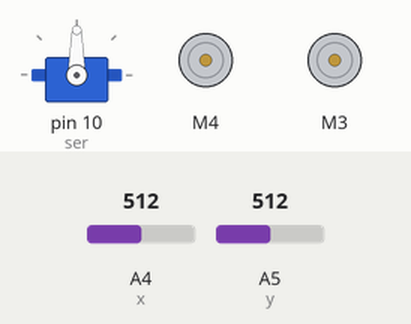
This sketch was run on a simulated Arduino Uno, built with avr-gcc and run on an emulated ATmega328P. Shown: servo, 2 × DC motor (green arrow = forward, orange = backward, longer = faster). Inputs (shaded band) come from the test bench; at power-on: A4 (x) = 512, A5 (y) = 512.

Above: at 1.2 s.
1.3 s: A4 (x) set to 894
2.8 s: A4 (x) set to 916
5.2 s: A4 (x) set to 109
6.7 s: A4 (x) set to 95
At 7.45 s:
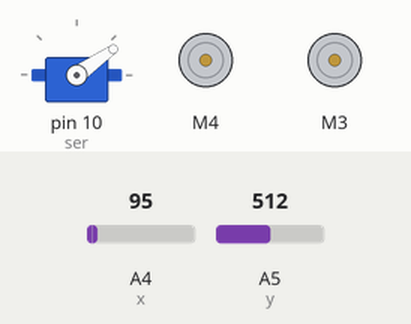
At 8.7 s:
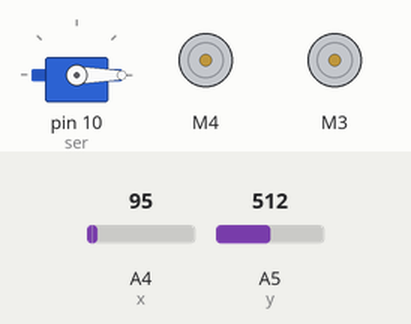
9.1 s: A4 (x) set to 910
At 10.7 s:
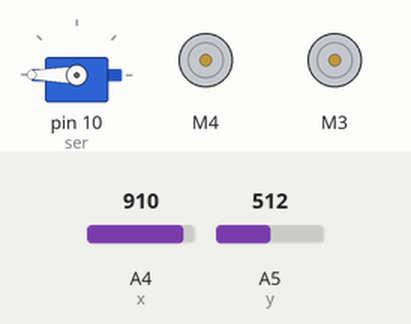
11.5 s: A4 (x) set to 90
At 11.65 s:
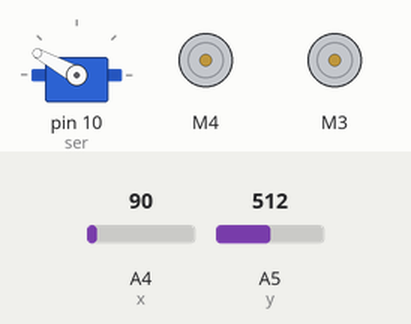
Timing chart, 0 to 14.5 s (numbered marks = the images above; inputs shaded):
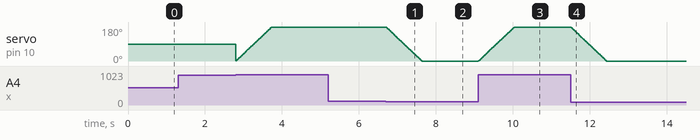

The sketch:

remotecar.ino
```cpp
#include <Servo.h> //Importing servo library
#include <AFMotor.h> //Importing AdaFruit motor library
AF_DCMotor ml(4);
AF_DCMotor mr(3);//Assigning driver ports 3 and 4 fo right and left leg motors
Servo ser;//Creating servo object
short agl , x = A4, y = A5 ; //agl is the angle of the servo, x and y are the analog inputs from the analog joystick.
void setup()
{
	ser.attach(10);//Assigning pin 10 for the servo motor
  ser.write(90);//Starting angle 90 degrees, ie looking forward.
  ml.setSpeed(0);
  mr.setSpeed(0);//Setting DC motor speeds to 0 at the start.
}
void loop()
{
  while(analogRead(x) > 900)//Turning towards 180 degrees
  {
    agl++;
    if(agl >= 180)agl = 180;
    ser.write(agl);
    delay(5);
  }
  while(analogRead(x) < 100)//Turning towards 0 degrees
  {
    agl--;
    if(agl <= 0)agl = 0;
    ser.write(agl);
    delay(5);
  }
  while(analogRead(y) < 100)//Accelerating backward
  {
    ml.run(BACKWARD);
    mr.run(BACKWARD);
    ml.setSpeed(200);
    mr.setSpeed(200);
  }
  while(analogRead(y) > 900)//Accelerating forward
  {
    ml.run(FORWARD);
    mr.run(FORWARD);
    ml.setSpeed(200);
    mr.setSpeed(200);
  }
  ml.setSpeed(0);
  mr.setSpeed(0);
}
```

Measured:
- the behaviour switches between 100 and 99 on A4 (x) (found by bisection; images 0 and 1)
- after the input at 1.3 s, every drawn part: stays the same
- after the input at 5.2 s, every drawn part: stays the same
- after the input at 6.7 s, servo on pin 10 (ser): moves from 180° to 0° over 0.93 s, starting at once
- after the input at 9.1 s, servo on pin 10 (ser): moves from 0° to 180° over 0.93 s, starting at once
- after the input at 11.5 s, servo on pin 10 (ser): moves from 180° to 0° over 0.93 s, starting at once
